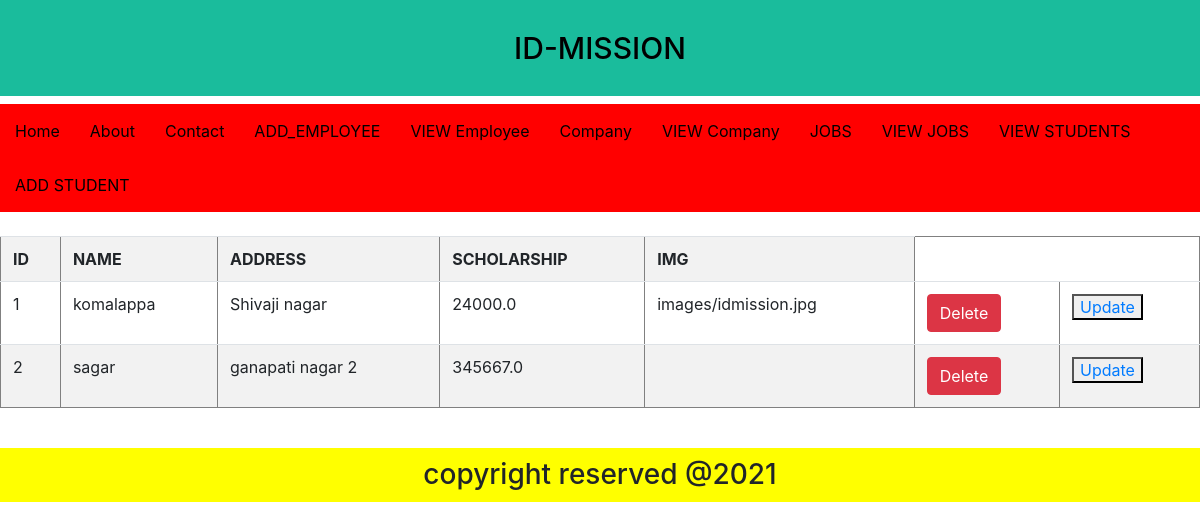
Page /Stu/Sview/ on the committed database.
### StudentApp/models.py (models this page shows)
class Student(models.Model):
    Sid = models.IntegerField()
    Sname = models.CharField(max_length=20)
    Saddr = models.CharField(max_length=50)
    Sscholarship = models.FloatField()
    Simg = models.ImageField(null=True,blank=True,upload_to='images')

### StudentApp/views.py (the view)
# urls.py: path('Sview/',views.View_stu, name = 'SView'),
def View_stu(request):
    stu = Student.objects.all()
    return render(request,template_name='StudentApp/Sview.html',context={'stu':stu})

### templates/StudentApp/Sview.html
{% extends 'EmployeeApp/base.html' %}
{% block content %}
<table class="table table-striped" border="1">
    <tr>
        <th>ID</th>
        <th>NAME</th>
        <th>ADDRESS</th>
        <th>SCHOLARSHIP</th>
        <th>IMG</th>
    </tr>
    {% for s in stu %}
    <tr>
        <td>{{s.Sid}}</td>
        <td>{{s.Sname}}</td>
        <td>{{s.Saddr}}</td>
        <td>{{s.Sscholarship}}</td>
        <td>{{s.Simg}}</td>
           <td><a href="{% url 'SDelete' s.id %}"><button class="btn btn-danger">Delete</button></a></td>
           <td><button type="button">
                <a href="{% url 'Supdate' s.id %}">Update</a>
            </button>
        </td>
    </tr>
    {% endfor %}
</table>
{% endblock %}

### rows in the picture
Student: Sid "1", Sname "komalappa", Saddr "Shivaji nagar", Sscholarship "24000.0", Simg "images/idmission.jpg"
Student: Sid "2", Sname "sagar", Saddr "ganapati nagar 2", Sscholarship "345667.0"
